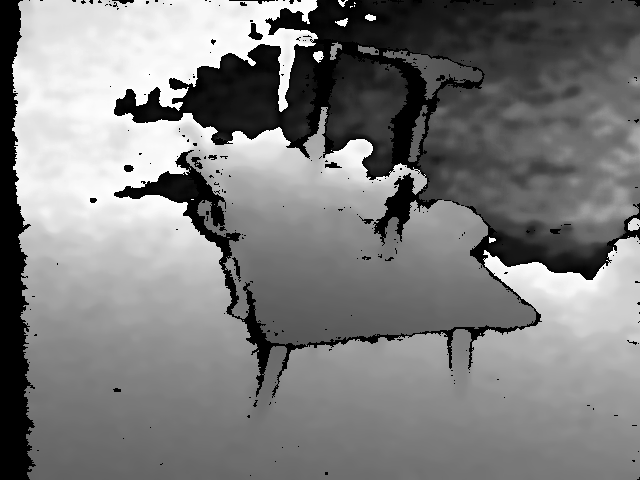
#> input picture data/RealSense/ucl_data/depth/ucl_depth_20.png, 640 x 480 px; its folder holds only this picture in this run
$ python prepare_ucl_data.py
#> lines starting #> are read from the running program, lines starting #| are printed output that depends on the picture; after the words box and inside, x2 and y2 are one past the last pixel; in counts of white or black regions, pixels touching at a corner belong together; long printed decimals are rounded
import os
import numpy as np
import h5py
import glob
import cv2
from tqdm import tqdm
import pickle
import json

def load_camera_intrinsics(intrinsics_path):
    """
    Load camera intrinsics for the UCL data.

    Args:
        intrinsics_path: Path to the intrinsics.txt file

    Returns:
        dict with camera parameters (fx, fy, cx, cy, coeffs, depth_scale)
    """
    try:
        # First check if there's a JSON file with intrinsics (preferred format)
        json_path = os.path.splitext(intrinsics_path)[0] + '.json'
        if os.path.exists(json_path):
            print(f"Loading intrinsics from JSON file: {json_path}")
            with open(json_path, 'r') as f:
                intrinsics_data = json.load(f)

                # Extract relevant parameters
                fx = float(intrinsics_data.get('fx', 0))
                fy = float(intrinsics_data.get('fy', 0))
                cx = float(intrinsics_data.get('cx', 0))
                cy = float(intrinsics_data.get('cy', 0))

                # Extract distortion coefficients if available
                coeffs = intrinsics_data.get('distortion_coefficients', [0, 0, 0, 0, 0])

                # Get depth scale (convert raw units to meters)
                depth_scale = float(intrinsics_data.get('depth_scale', 0.001))  # Default 1mm = 0.001m

                print(f"Loaded intrinsics from JSON: fx={fx}, fy={fy}, cx={cx}, cy={cy}, depth_scale={depth_scale}")

                return {
                    'fx': fx,
                    'fy': fy,
                    'cx': cx,
                    'cy': cy,
                    'coeffs': coeffs,
                    'depth_scale': depth_scale
                }

        # Fallback to text file parsing
        print(f"Loading intrinsics from text file: {intrinsics_path}")
        with open(intrinsics_path, 'r') as f:
            lines = f.readlines()

            # Set defaults
            fx, fy, cx, cy = 0, 0, 0, 0
            coeffs = [0, 0, 0, 0, 0]
            depth_scale = 0.001  # Default for RealSense: 1mm = 0.001m

            # Parse the depth intrinsics section
            depth_section = False
            for line in lines:
                if "Depth Intrinsics:" in line or "Camera Intrinsics:" in line:
                    depth_section = True
                    continue

                if depth_section:
                    if "PPX:" in line or "Principal Point X:" in line:
                        cx = float(line.split(":")[1].strip())
                    elif "PPY:" in line or "Principal Point Y:" in line:
                        cy = float(line.split(":")[1].strip())
                    elif "Fx:" in line or "Focal Length X:" in line:
                        fx = float(line.split(":")[1].strip())
                    elif "Fy:" in line or "Focal Length Y:" in line:
                        fy = float(line.split(":")[1].strip())
                    elif "Depth Scale:" in line:
                        depth_scale = float(line.split(":")[1].strip())
                    elif "Distortion Coefficients:" in line:
                        # Try to parse distortion coefficients if present
                        try:
                            coeff_line = next(f).strip()
                            coeffs = [float(x) for x in coeff_line.split()]
                        except:
                            # Use default coefficients if parsing fails
                            coeffs = [0, 0, 0, 0, 0]
                    elif "Extrinsics" in line:
                        # We've moved past the depth section
                        break

            print(f"Loaded intrinsics from text: fx={fx}, fy={fy}, cx={cx}, cy={cy}, depth_scale={depth_scale}")

            # Validate intrinsics - these should never be zero!
            if fx == 0 or fy == 0 or cx == 0 or cy == 0:
                print("WARNING: Invalid intrinsics detected (zeros), using RealSense D455 defaults")
                # RealSense D455 typical defaults (these could still be wrong for your specific device)
                fx = 390.7360534667969
                fy = 390.7360534667969
                cx = 320.08819580078125
                cy = 244.1026153564453

            return {
                'fx': fx,
                'fy': fy,
                'cx': cx,
                'cy': cy,
                'coeffs': coeffs,
                'depth_scale': depth_scale
            }
    except Exception as e:
        print(f"Error loading intrinsics from {intrinsics_path}: {e}")
        print("Using RealSense D455 default values")

        # Return RealSense D455 default values
        return {
            'fx': 390.7360534667969,
            'fy': 390.7360534667969,
            'cx': 320.08819580078125,
            'cy': 244.1026153564453,
            'coeffs': [0, 0, 0, 0, 0],
            'depth_scale': 0.001  # 1mm = 0.001m for RealSense
        }

def undistort_depth_image(depth_img, intrinsics):
    """
    Undistort a depth image using camera intrinsics

    Args:
        depth_img: Raw depth image
        intrinsics: Camera intrinsics dictionary

    Returns:
        Undistorted depth image
    """
    # Create camera matrix
    camera_matrix = np.array([
        [intrinsics['fx'], 0, intrinsics['cx']],
        [0, intrinsics['fy'], intrinsics['cy']],
        [0, 0, 1]
    ])

    # Get distortion coefficients
    dist_coeffs = np.array(intrinsics['coeffs'])

    # Check if we need to undistort (skip if all coeffs are 0)
    if np.all(dist_coeffs == 0):
        return depth_img

    # Undistort the image
    h, w = depth_img.shape
    new_camera_matrix, _ = cv2.getOptimalNewCameraMatrix(camera_matrix, dist_coeffs, (w, h), 1, (w, h))

    # Use OpenCV to undistort
    undistorted_img = cv2.undistort(depth_img, camera_matrix, dist_coeffs, None, new_camera_matrix)

    return undistorted_img

def depth_to_pointcloud(depth_img, intrinsics):
    """
    Convert depth image to 3D point cloud.

    Args:
        depth_img: HxW depth image
        intrinsics: dict with camera parameters (fx, fy, cx, cy, coeffs, depth_scale)

    Returns:
        points: Nx3 array of 3D points
    """
    # Scale depth values to meters
    z = depth_img.astype(np.float32) * intrinsics['depth_scale']

    # Get image dimensions
    height, width = depth_img.shape

    # Create coordinate maps for all pixels
    # Note the ordering: x coordinates correspond to cols (width), y to rows (height)
    pixel_x, pixel_y = np.meshgrid(np.arange(width), np.arange(height))

    # Convert to camera coordinates using the pinhole camera model
    x = (pixel_x - intrinsics['cx']) * z / intrinsics['fx']
    y = (pixel_y - intrinsics['cy']) * z / intrinsics['fy']

    # Stack coordinates and remove invalid points (where depth is 0)
    points = np.stack([x, y, z], axis=-1)
    valid_mask = z > 0
    points = points[valid_mask]

    # Add debug info
    num_points = len(points)
    print(f"Generated {num_points} 3D points from depth image")

    # Check for invalid/extreme values that might indicate problems
    if num_points > 0:
        min_vals = np.min(points, axis=0)
        max_vals = np.max(points, axis=0)
        print(f"Point cloud bounds: min={min_vals}, max={max_vals}")

        # Check if points form a frustum by measuring spread
        x_spread = max_vals[0] - min_vals[0]
        y_spread = max_vals[1] - min_vals[1]
        z_spread = max_vals[2] - min_vals[2]
        print(f"Point cloud spread: X={x_spread:.3f}m, Y={y_spread:.3f}m, Z={z_spread:.3f}m")

        # Warn about potential frustum issue
        if x_spread < 0.1 or y_spread < 0.1:
            print("WARNING: Point cloud has very little spread in X/Y dimensions.")
            print("This might indicate a camera frustum problem with the intrinsics.")

    return points

def visualize_pointcloud(points, output_file=None):
    """
    Visualize point cloud using Open3D (if available)

    Args:
        points: Nx3 array of 3D points
        output_file: Path to save visualization image
    """
    try:
        import open3d as o3d

        # Create point cloud
        pcd = o3d.geometry.PointCloud()
        pcd.points = o3d.utility.Vector3dVector(points)

        # Add colors based on height (z value)
        colors = np.zeros((len(points), 3))
        z_min = np.min(points[:, 2])
        z_max = np.max(points[:, 2])
        z_range = max(z_max - z_min, 1e-5)  # Avoid division by zero

        # Color based on height (blue->green->red)
        for i in range(len(points)):
            z_norm = (points[i, 2] - z_min) / z_range
            colors[i] = [z_norm, 1-z_norm, 1-z_norm]

        pcd.colors = o3d.utility.Vector3dVector(colors)

        # Create visualizer
        vis = o3d.visualization.Visualizer()
        vis.create_window(window_name="Point Cloud Visualization", width=800, height=600)

        # Add point cloud
        vis.add_geometry(pcd)

        # Set viewpoint
        view_control = vis.get_view_control()
        view_control.set_front([0, 0, -1])
        view_control.set_up([0, -1, 0])

        # Add coordinate frame
        coord_frame = o3d.geometry.TriangleMesh.create_coordinate_frame(size=0.1)
        vis.add_geometry(coord_frame)

        # Update and render
        vis.update_geometry(pcd)
        vis.poll_events()
        vis.update_renderer()

        # Save image if output file specified
        if output_file:
            vis.capture_screen_image(output_file)
            print(f"Visualization saved to {output_file}")

        # Run visualization (comment out for non-interactive mode)
        # vis.run()

        # Close visualizer
        vis.destroy_window()

        return True
    except ImportError:
        print("Open3D not available, skipping visualization")
        return False
    except Exception as e:
        print(f"Error visualizing point cloud: {e}")
        return False

def prepare_ucl_data(data_dir, output_file, max_points=1024, visualize=True):
    """
    Process UCL data and save to H5 file.

    Args:
        data_dir: Path to UCL data directory
        output_file: Path to output H5 file
        max_points: Maximum number of points per frame
        visualize: Whether to visualize the point clouds
    """
#> called with data_dir = 'dataset/ucl_data', output_file = 'CW2-Dataset/ucl_data_fixed.h5', max_points = 1024, visualize = True
    print(f"Processing UCL data from {data_dir}")

    # Load camera intrinsics
    intrinsics_path = os.path.join(data_dir, 'intrinsics.txt')
    intrinsics = load_camera_intrinsics(intrinsics_path)
    print(f"Loaded camera intrinsics: {intrinsics}")

    # Define paths
    depth_dir = os.path.join(data_dir, 'depth')
    tsdf_dir = os.path.join(data_dir, 'depthTSDF')

    # Look for depth images first, then fall back to TSDF
    if os.path.exists(depth_dir) and len(glob.glob(os.path.join(depth_dir, '*.png'))) > 0:
        print(f"Using raw depth images from {depth_dir}")
        image_files = sorted(glob.glob(os.path.join(depth_dir, '*.png')))
        use_depth = True
    elif os.path.exists(tsdf_dir) and len(glob.glob(os.path.join(tsdf_dir, '*.png'))) > 0:
        print(f"Using TSDF images from {tsdf_dir}")
        image_files = sorted(glob.glob(os.path.join(tsdf_dir, '*.png')))
        use_depth = False
    else:
        raise FileNotFoundError(f"No depth or TSDF images found in {data_dir}")

    print(f"Found {len(image_files)} image files")

    # Create visualization directory
    vis_dir = os.path.join(os.path.dirname(output_file), 'visualizations')
    os.makedirs(vis_dir, exist_ok=True)

    # Process each frame
    all_points = []
    all_labels = []

    # Tracking statistics
    total_frames = 0
    total_table_points = 0
    total_points = 0

    for idx, image_file in enumerate(tqdm(image_files, desc="Processing frames")):
        # Load image
        depth_img = cv2.imread(image_file, cv2.IMREAD_ANYDEPTH)
#> depth_img is the input picture: shape (480, 640); min 0, max 255, mean 125.3

        if depth_img is None:
            print(f"Warning: Could not load image {image_file}")
            continue

        # Undistort the depth image if using raw depth
        if use_depth:
            depth_img = undistort_depth_image(depth_img, intrinsics)

        # Convert to point cloud
        points = depth_to_pointcloud(depth_img, intrinsics)
#> in depth_to_pointcloud, `x = (pixel_x - intrinsics['cx']) * z / intrinsics['fx']`:
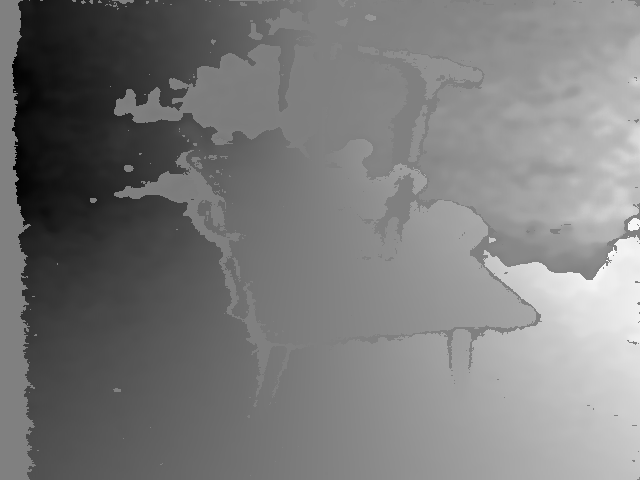
#> x: shape (480, 640) float64; min -0.195, max 0.191, mean -0.00728; drawn with min black and max white
#> in depth_to_pointcloud, `y = (pixel_y - intrinsics['cy']) * z / intrinsics['fy']`:
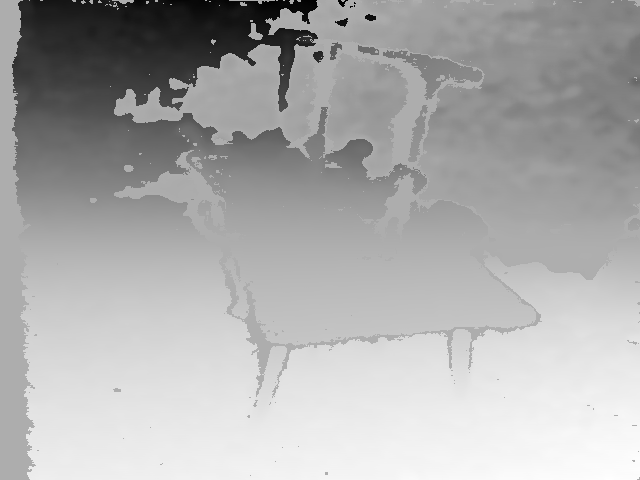
#> y: shape (480, 640) float64; min -0.159, max 0.0745, mean -0.000691; drawn with min black and max white
#> in depth_to_pointcloud, `points = np.stack([x, y, z], axis=-1)`:
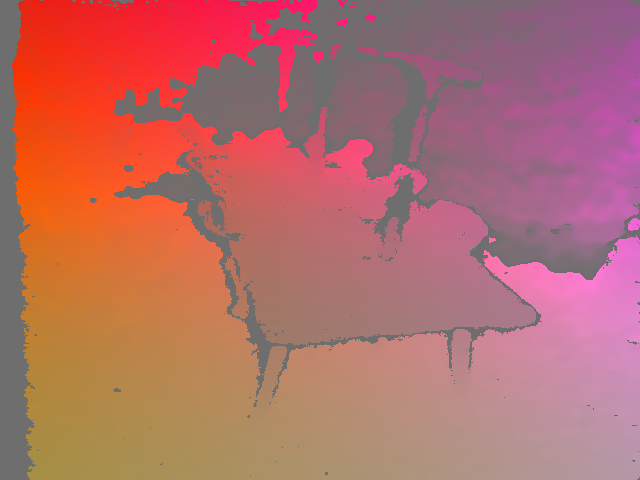
#> points: shape (480, 640, 3) float64; mean of channels 0, 1, 2 -0.00728, -0.000691, 0.125; drawn with min black and max white
#> in depth_to_pointcloud, `valid_mask = z > 0`:
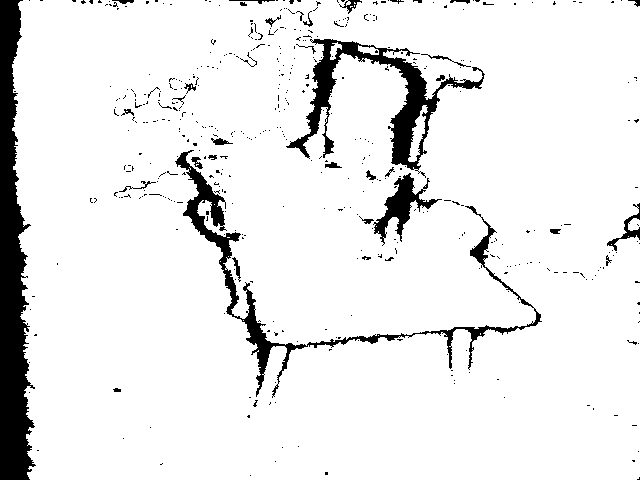
#> valid_mask: shape (480, 640) bool; 91.7% white; 471 black regions (436 under 20 px), largest, box (x1, y1, x2, y2) and area: (0, 0, 36, 480) 10489, (286, 39, 485, 178) 5314, (175, 150, 542, 398) 5227
#> in depth_to_pointcloud, `num_points = len(points)`: num_points = 281602
#| Generated 281602 3D points from depth image
#> in depth_to_pointcloud, `min_vals = np.min(points, axis=0)`: min_vals = [-0.195, -0.159, 0.002]
#> in depth_to_pointcloud, `max_vals = np.max(points, axis=0)`: max_vals = [0.191, 0.0745, 0.255]
#| Point cloud bounds: min=[-0.1948 -0.1593  0.002     ], max=[0.1915 0.07454 0.255]
#> in depth_to_pointcloud, `x_spread = max_vals[0] - min_vals[0]`: x_spread = 0.386
#> in depth_to_pointcloud, `y_spread = max_vals[1] - min_vals[1]`: y_spread = 0.234
#> in depth_to_pointcloud, `z_spread = max_vals[2] - min_vals[2]`: z_spread = 0.253
#| Point cloud spread: X=0.386m, Y=0.234m, Z=0.253m

        # Skip if no valid points
        if len(points) == 0:
            print(f"Warning: No valid points in frame {image_file}")
            continue

        # IMPORTANT: UCL data contains tables, so label ALL points as tables (label 1)
        labels = np.ones(len(points), dtype=np.int32)

        # Update statistics
        total_frames += 1
        frame_points = len(points)
#> frame_points = 281602
        total_points += frame_points
#> total_points = 281602
        total_table_points += frame_points  # All points are labeled as tables
#> total_table_points = 281602

        # Visualize first few point clouds
        if visualize and idx < 3:
            vis_file = os.path.join(vis_dir, f"pointcloud_{idx:03d}.png")
            visualize_pointcloud(points, vis_file)
#> in visualize_pointcloud, `z_min = np.min(points[:, 2])`: z_min = 0.002
#> in visualize_pointcloud, `z_max = np.max(points[:, 2])`: z_max = 0.255
#> in visualize_pointcloud, `z_range = max(z_max - z_min, 1e-5)`: z_range = 0.253
#> the loop in visualize_pointcloud, `for i in range(len(points)):` made 281602 passes
#> z_norm on passes 1 to 3: 0.794, 0.794, 0.794

        # Randomly sample points if max_points is specified
        if max_points is not None and len(points) > max_points:
            indices = np.random.choice(len(points), max_points, replace=False)
#> indices = 1024 values, max 281584 at index 751, min 52 at index 303, mean 138172.5
            points = points[indices]
#> points = 1024 rows, first 8: [-0.0543, 0.00726, 0.204], [0.09, 0.0456, 0.175], [0.0376, 0.0564, 0.136], [-0.00155, 0.0597, 0.119], [0.084, -0.0425, 0.107], [-0.168, -0.0233, 0.227], [-0.113, -0.068, 0.237], [-0.0611, 0.0315, 0.156]
            labels = labels[indices]  # Update labels too
#> labels = 1024 values from 1 to 1

            # Update statistics after sampling
            frame_points = len(points)
#> frame_points = 1024

        # Print frame statistics
        print(f"Frame {os.path.basename(image_file)}: {frame_points} points (all labeled as tables)")
#| Frame ucl_depth_20.png: 1024 points (all labeled as tables)

        all_points.append(points)
        all_labels.append(labels)

    # Concatenate all points and labels
    all_points = np.vstack(all_points)
#> all_points has the same summary as points
    all_labels = np.concatenate(all_labels)
#> all_labels = 1024 values from 1 to 1

    # Save to HDF5
    with h5py.File(output_file, 'w') as f:
        f.create_dataset('data', data=all_points)
        f.create_dataset('label', data=all_labels)

    # Print summary statistics
    print(f"\n=== UCL DATASET SUMMARY ===")
    print(f"Total frames processed: {total_frames}")
    print(f"Total points: {len(all_points)}")
#| Total points: 1024
    print(f"Table points: {np.sum(all_labels)}/{len(all_labels)} ({np.sum(all_labels)/len(all_labels)*100:.2f}%)")
#| Table points: 1024/1024 (100.00%)
    print(f"All points are labeled as tables (1), since UCL data contains tables")
    print(f"Dataset saved to {output_file}")

if __name__ == "__main__":
    import argparse

    parser = argparse.ArgumentParser(description="Prepare UCL data for table segmentation")
    parser.add_argument("--data_dir", type=str, default='dataset/ucl_data', help="Path to UCL data directory")
    parser.add_argument("--output_file", type=str, default='CW2-Dataset/ucl_data_fixed.h5', help="Path to output H5 file")
    parser.add_argument("--max_points", type=int, default=1024, help="Maximum number of points per frame")
    parser.add_argument("--no_vis", action="store_true", help="Disable visualization")

    args = parser.parse_args()

    # Process the UCL data
    prepare_ucl_data(args.data_dir, args.output_file, args.max_points, not args.no_vis)

$ run again, on data/RealSense/ucl_data/depth/ucl_depth_29.png
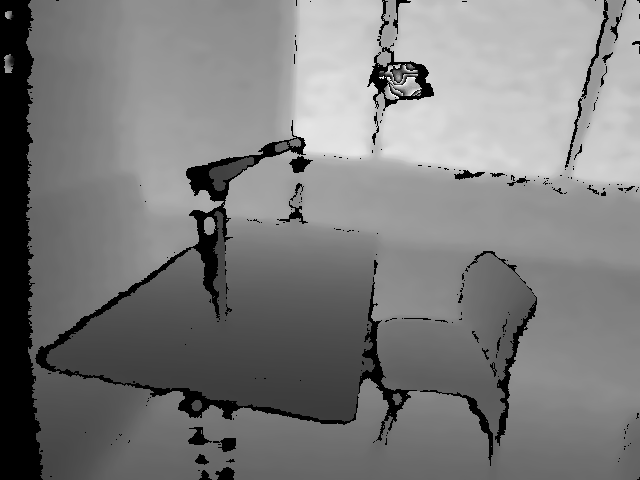
#> input picture data/RealSense/ucl_data/depth/ucl_depth_29.png, 640 x 480 px
#> in prepare_ucl_data, depth_img is the input picture: shape (480, 640); min 0, max 255, mean 123.1
#> in depth_to_pointcloud, `points = np.stack([x, y, z], axis=-1)`:
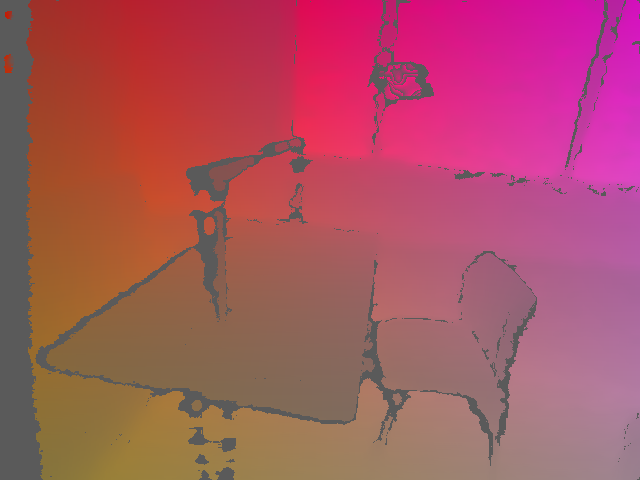
#> points: shape (480, 640, 3) float64; mean of channels 0, 1, 2 0.0118, -0.0116, 0.123; drawn with min black and max white
#> in depth_to_pointcloud, `valid_mask = z > 0`:
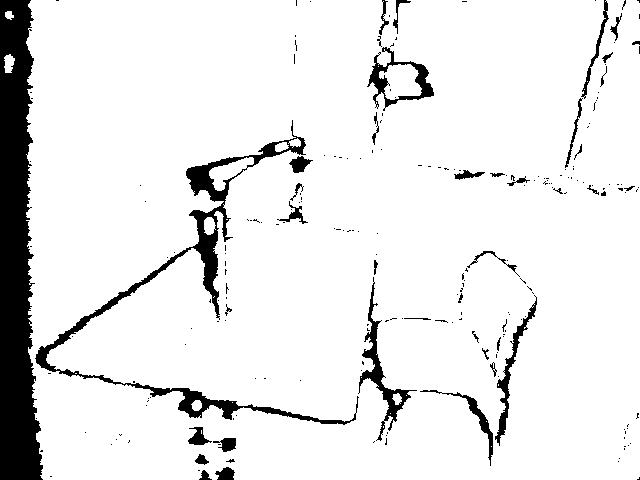
#> valid_mask: shape (480, 640) bool; 90.8% white; 222 black regions (182 under 20 px), largest, box (x1, y1, x2, y2) and area: (0, 0, 43, 480) 14852, (35, 120, 359, 425) 6048, (358, 277, 417, 441) 1368
#> num_points = 278953
#| Generated 278953 3D points from depth image
#> min_vals = [-0.141, -0.127, 0.001]
#> max_vals = [0.168, 0.0643, 0.255]
#| Point cloud bounds: min=[-0.1411  -0.1274  0.001     ], max=[0.1681 0.06432 0.255]
#> x_spread = 0.309
#> y_spread = 0.192
#> z_spread = 0.254
#| Point cloud spread: X=0.309m, Y=0.192m, Z=0.254m
#> in prepare_ucl_data, `frame_points = len(points)`: frame_points = 278953
#> z_min = 0.001
#> z_max = 0.255
#> z_range = 0.254
#> the loop in visualize_pointcloud, `for i in range(len(points)):` made 278953 passes
#> z_norm on passes 1 to 3: 0.409, 0.409, 0.409
#> indices = 1024 values, max 278425 at index 795, min 28 at index 707, mean 139854.1
#> in prepare_ucl_data, `points = points[indices]`: points = 1024 rows, first 8: [0.0933, -0.0774, 0.195], [0.0489, -0.00748, 0.153], [-0.0415, 0.0173, 0.072], [0.0196, 0.0518, 0.122], [0.0349, 0.0604, 0.105], [0.157, -0.0638, 0.201], [0.0536, -0.00709, 0.153], [0.0252, -0.0694, 0.21]
#> labels = 1024 values from 1 to 1
#> in prepare_ucl_data, `frame_points = len(points)`: frame_points = 1024
#| Frame ucl_depth_29.png: 1024 points (all labeled as tables)
#> all_points has the same summary as points
#> all_labels = 1024 values from 1 to 1
#| Total points: 1024
#| Table points: 1024/1024 (100.00%)
